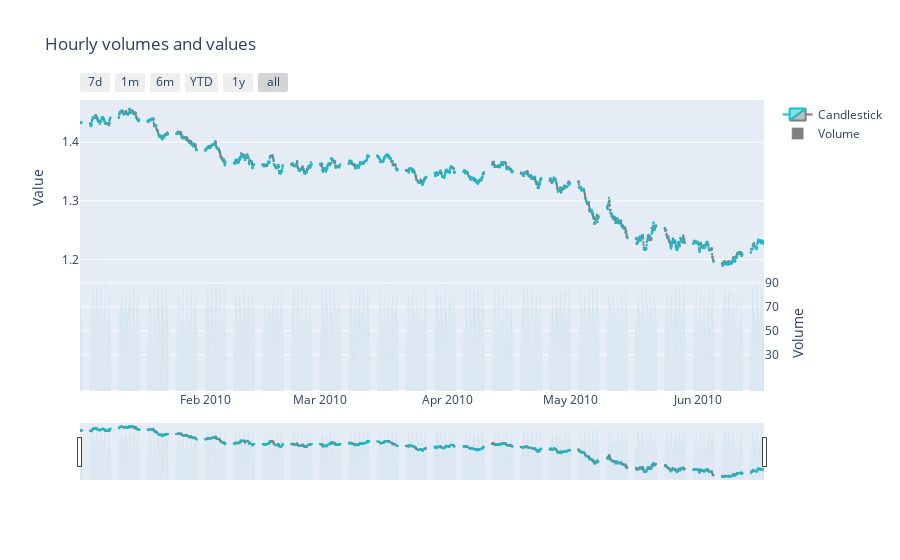

Notebook code cell kept with this figure:
### Code cell
hourly = hourly[:4000]
graph_v2(hourly, "Hourly volumes and values")

### Figure 1 — Plotly figure (JSON) as saved in the notebook; plotly's stock layout.template omitted (floating-point values rounded to 4 significant figures; data arrays with more than 128 entries replaced by an {"elided": "..."} marker saying what was removed)
{"data": [{"close": {"elided": "4000 float values"}, "decreasing": {"line": {"color": "#7F7F7F"}}, "high": {"elided": "4000 float values"}, "increasing": {"line": {"color": "#17BECF"}}, "low": {"elided": "4000 float values"}, "name": "Candlestick", "open": {"elided": "4000 float values"}, "type": "candlestick", "x": {"elided": "4000 str values"}, "yaxis": "y2"}, {"marker": {"color": {"elided": "4000 str values"}}, "name": "Volume", "type": "bar", "x": {"elided": "4000 str values"}, "y": {"elided": "4000 float values"}, "yaxis": "y"}], "layout": {"title": {"text": "Hourly volumes and values"}, "xaxis": {"rangeselector": {"buttons": [{"count": 7, "label": "7d", "step": "day", "stepmode": "backward"}, {"count": 1, "label": "1m", "step": "month", "stepmode": "backward"}, {"count": 6, "label": "6m", "step": "month", "stepmode": "backward"}, {"count": 1, "label": "YTD", "step": "year", "stepmode": "todate"}, {"count": 1, "label": "1y", "step": "year", "stepmode": "backward"}, {"step": "all"}]}, "rangeslider": {"visible": true}, "type": "date"}, "yaxis": {"domain": [0, 0.4], "side": "right", "tickmode": "array", "ticktext": [30, 50, 70, 90], "tickvals": [30, 50, 70, 90], "title": {"text": "Volume"}}, "yaxis2": {"domain": [0.4, 1], "title": {"text": "Value"}}}}
